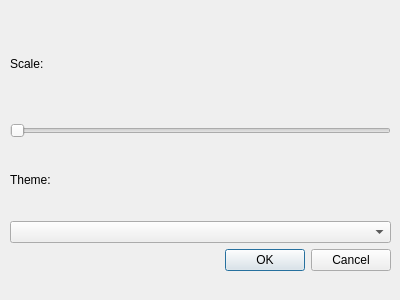
<?xml version="1.0" encoding="UTF-8"?>
<ui version="4.0">
 <class>Dialog</class>
 <widget class="QDialog" name="Dialog">
  <property name="geometry">
   <rect>
    <x>0</x>
    <y>0</y>
    <width>400</width>
    <height>300</height>
   </rect>
  </property>
  <property name="windowTitle">
   <string>Dialog</string>
  </property>
  <widget class="QWidget" name="verticalLayoutWidget_2">
   <property name="geometry">
    <rect>
     <x>10</x>
     <y>10</y>
     <width>381</width>
     <height>261</height>
    </rect>
   </property>
   <layout class="QVBoxLayout" name="vl">
    <item>
     <layout class="QVBoxLayout" name="verticalLayout">
      <item>
       <widget class="QLabel" name="scaleLabel">
        <property name="text">
         <string>Scale: &lt;scale&gt;</string>
        </property>
       </widget>
      </item>
      <item>
       <widget class="QSlider" name="scaleSlider">
        <property name="orientation">
         <enum>Qt::Horizontal</enum>
        </property>
       </widget>
      </item>
     </layout>
    </item>
    <item>
     <layout class="QVBoxLayout" name="verticalLayout_2">
      <item>
       <widget class="QLabel" name="themeLabel">
        <property name="text">
         <string>Theme: &lt;theme&gt;</string>
        </property>
       </widget>
      </item>
      <item>
       <widget class="QComboBox" name="themeBox"/>
      </item>
      <item>
       <widget class="QDialogButtonBox" name="buttonBox">
        <property name="orientation">
         <enum>Qt::Horizontal</enum>
        </property>
        <property name="standardButtons">
         <set>QDialogButtonBox::Cancel|QDialogButtonBox::Ok</set>
        </property>
       </widget>
      </item>
     </layout>
    </item>
   </layout>
  </widget>
 </widget>
 <resources/>
 <connections>
  <connection>
   <sender>buttonBox</sender>
   <signal>accepted()</signal>
   <receiver>Dialog</receiver>
   <slot>accept()</slot>
   <hints>
    <hint type="sourcelabel">
     <x>248</x>
     <y>254</y>
    </hint>
    <hint type="destinationlabel">
     <x>157</x>
     <y>274</y>
    </hint>
   </hints>
  </connection>
  <connection>
   <sender>buttonBox</sender>
   <signal>rejected()</signal>
   <receiver>Dialog</receiver>
   <slot>reject()</slot>
   <hints>
    <hint type="sourcelabel">
     <x>316</x>
     <y>260</y>
    </hint>
    <hint type="destinationlabel">
     <x>286</x>
     <y>274</y>
    </hint>
   </hints>
  </connection>
 </connections>
</ui>
